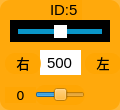
    <widget class="QWidget" name="widget_id2" native="true">
     <property name="geometry">
      <rect>
       <x>160</x>
       <y>50</y>
       <width>120</width>
       <height>110</height>
      </rect>
     </property>
     <property name="styleSheet">
      <string notr="true">background-color: rgba(255, 165, 0, 200);
border-radius:10px;</string>
     </property>
     <widget class="QLabel" name="label_ID2">
      <property name="geometry">
       <rect>
        <x>50</x>
        <y>0</y>
        <width>32</width>
        <height>20</height>
       </rect>
      </property>
      <property name="font">
       <font>
        <family>Arial</family>
        <pointsize>11</pointsize>
       </font>
      </property>
      <property name="styleSheet">
       <string notr="true">background-color: rgb(255, 255, 255， 0);
border-radius:0px;</string>
      </property>
      <property name="text">
       <string>ID:5</string>
      </property>
     </widget>
     <widget class="QSlider" name="horizontalSlider_pulse_2">
      <property name="geometry">
       <rect>
        <x>10</x>
        <y>20</y>
        <width>100</width>
        <height>22</height>
       </rect>
      </property>
      <property name="autoFillBackground">
       <bool>false</bool>
      </property>
      <property name="styleSheet">
       <string notr="true">QSlider{
	border-radius:0px;
	 background-color: rgb(0, 0, 0);
}

QSlider::handle {/*设置中间的那个滑动的键*/                           
    border: 10px solid rgb(255, 255, 255)
}
QSlider::handle:horizontal{
    width: -1px;
    margin: -4px; /* height */
}
QSlider::groove{
    background: rgb(10, 150, 200);
}
QSlider::groove:horizontal {
    height: 5px; 
	left:8px; right: 8px;
}</string>
      </property>
      <property name="minimum">
       <number>50</number>
      </property>
      <property name="maximum">
       <number>950</number>
      </property>
      <property name="pageStep">
       <number>1</number>
      </property>
      <property name="value">
       <number>500</number>
      </property>
      <property name="orientation">
       <enum>Qt::Horizontal</enum>
      </property>
     </widget>
     <widget class="QLineEdit" name="lineEdit_2">
      <property name="geometry">
       <rect>
        <x>40</x>
        <y>50</y>
        <width>41</width>
        <height>25</height>
       </rect>
      </property>
      <property name="font">
       <font>
        <family>Arial</family>
        <pointsize>11</pointsize>
       </font>
      </property>
      <property name="autoFillBackground">
       <bool>false</bool>
      </property>
      <property name="styleSheet">
       <string notr="true">background-color: rgb(255, 255, 255);
border-radius:0px;</string>
      </property>
      <property name="text">
       <string>500</string>
      </property>
      <property name="alignment">
       <set>Qt::AlignCenter</set>
      </property>
      <property name="readOnly">
       <bool>false</bool>
      </property>
     </widget>
     <widget class="QLabel" name="label_right_1">
      <property name="geometry">
       <rect>
        <x>5</x>
        <y>53</y>
        <width>36</width>
        <height>21</height>
       </rect>
      </property>
      <property name="font">
       <font>
        <family>黑体</family>
        <pointsize>10</pointsize>
       </font>
      </property>
      <property name="styleSheet">
       <string notr="true">background-color: rgb(255, 255, 255， 0);</string>
      </property>
      <property name="text">
       <string>&lt;html&gt;&lt;head/&gt;&lt;body&gt;&lt;p align=&quot;center&quot;&gt;右&lt;/p&gt;&lt;/body&gt;&lt;/html&gt;</string>
      </property>
      <property name="alignment">
       <set>Qt::AlignCenter</set>
      </property>
     </widget>
     <widget class="QLabel" name="label_d2">
      <property name="geometry">
       <rect>
        <x>5</x>
        <y>87</y>
        <width>31</width>
        <height>16</height>
       </rect>
      </property>
      <property name="font">
       <font>
        <family>DejaVu Sans</family>
        <pointsize>10</pointsize>
       </font>
      </property>
      <property name="styleSheet">
       <string notr="true">background-color: rgb(255, 255, 255， 0);</string>
      </property>
      <property name="text">
       <string>0</string>
      </property>
      <property name="textFormat">
       <enum>Qt::AutoText</enum>
      </property>
      <property name="alignment">
       <set>Qt::AlignCenter</set>
      </property>
     </widget>
     <widget class="QLabel" name="label_left_1">
      <property name="geometry">
       <rect>
        <x>85</x>
        <y>53</y>
        <width>36</width>
        <height>21</height>
       </rect>
      </property>
      <property name="font">
       <font>
        <family>黑体</family>
        <pointsize>10</pointsize>
       </font>
      </property>
      <property name="styleSheet">
       <string notr="true">background-color: rgb(255, 255, 255， 0);</string>
      </property>
      <property name="text">
       <string>&lt;html&gt;&lt;head/&gt;&lt;body&gt;&lt;p align=&quot;center&quot;&gt;左&lt;/p&gt;&lt;/body&gt;&lt;/html&gt;</string>
      </property>
      <property name="alignment">
       <set>Qt::AlignCenter</set>
      </property>
     </widget>
     <widget class="QSlider" name="horizontalSlider_dev_2">
      <property name="geometry">
       <rect>
        <x>35</x>
        <y>85</y>
        <width>50</width>
        <height>20</height>
       </rect>
      </property>
      <property name="styleSheet">
       <string notr="true">background-color: rgb(255, 255, 255， 0);</string>
      </property>
      <property name="minimum">
       <number>-125</number>
      </property>
      <property name="maximum">
       <number>125</number>
      </property>
      <property name="pageStep">
       <number>1</number>
      </property>
      <property name="orientation">
       <enum>Qt::Horizontal</enum>
      </property>
     </widget>
    </widget>
